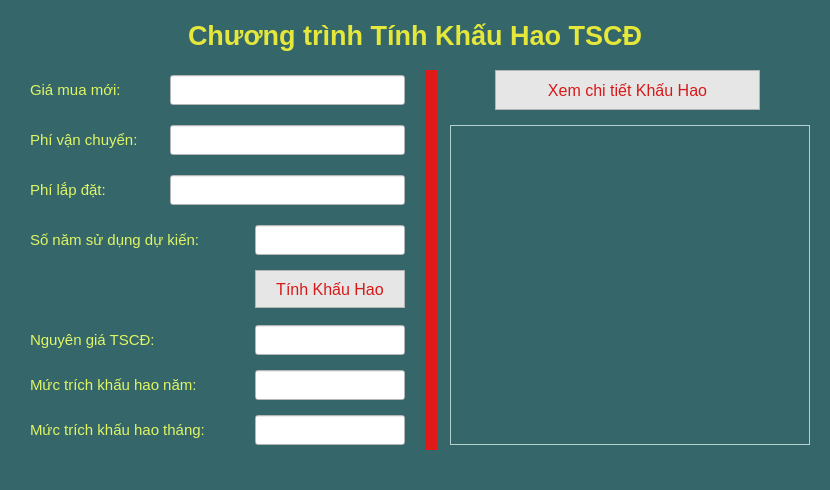
<?xml version="1.0" encoding="UTF-8"?>
<ui version="4.0">
 <class>MainWindow</class>
 <widget class="QMainWindow" name="MainWindow">
  <property name="geometry">
   <rect>
    <x>0</x>
    <y>0</y>
    <width>830</width>
    <height>490</height>
   </rect>
  </property>
  <property name="windowTitle">
   <string>Khấu Hao TSCĐ - Trần Hiếu Kiều Duyên</string>
  </property>
  <property name="styleSheet">
   <string notr="true">background-color: #35676a;</string>
  </property>
  <widget class="QWidget" name="centralwidget">
   <widget class="QLabel" name="labelTitle">
    <property name="geometry">
     <rect>
      <x>20</x>
      <y>15</y>
      <width>790</width>
      <height>40</height>
     </rect>
    </property>
    <property name="font">
     <font>
      <pointsize>20</pointsize>
      <weight>75</weight>
      <bold>true</bold>
     </font>
    </property>
    <property name="styleSheet">
     <string notr="true">color: #e5e83a;</string>
    </property>
    <property name="text">
     <string>Chương trình Tính Khấu Hao TSCĐ</string>
    </property>
    <property name="alignment">
     <set>Qt::AlignCenter</set>
    </property>
   </widget>
   <widget class="QLabel" name="labelGiaMuaMoi">
    <property name="geometry">
     <rect>
      <x>30</x>
      <y>75</y>
      <width>130</width>
      <height>30</height>
     </rect>
    </property>
    <property name="font">
     <font>
      <pointsize>11</pointsize>
      <weight>50</weight>
      <bold>false</bold>
     </font>
    </property>
    <property name="styleSheet">
     <string notr="true">color: #dff565;</string>
    </property>
    <property name="text">
     <string>Giá mua mới:</string>
    </property>
   </widget>
   <widget class="QLineEdit" name="lineEditGiaMuaMoi">
    <property name="geometry">
     <rect>
      <x>170</x>
      <y>75</y>
      <width>235</width>
      <height>30</height>
     </rect>
    </property>
    <property name="font">
     <font>
      <pointsize>12</pointsize>
     </font>
    </property>
    <property name="styleSheet">
     <string notr="true">background-color: rgb(255, 255, 255); color: rgb(0, 0, 0); padding-left: 5px;</string>
    </property>
    <property name="text">
     <string/>
    </property>
   </widget>
   <widget class="QLabel" name="labelPhiVanChuyen">
    <property name="geometry">
     <rect>
      <x>30</x>
      <y>125</y>
      <width>130</width>
      <height>30</height>
     </rect>
    </property>
    <property name="font">
     <font>
      <pointsize>11</pointsize>
     </font>
    </property>
    <property name="styleSheet">
     <string notr="true">color: #dff565;</string>
    </property>
    <property name="text">
     <string>Phí vận chuyển:</string>
    </property>
   </widget>
   <widget class="QLineEdit" name="lineEditPhiVanChuyen">
    <property name="geometry">
     <rect>
      <x>170</x>
      <y>125</y>
      <width>235</width>
      <height>30</height>
     </rect>
    </property>
    <property name="font">
     <font>
      <pointsize>12</pointsize>
     </font>
    </property>
    <property name="styleSheet">
     <string notr="true">background-color: rgb(255, 255, 255); color: rgb(0, 0, 0); padding-left: 5px;</string>
    </property>
    <property name="text">
     <string/>
    </property>
   </widget>
   <widget class="QLabel" name="labelPhiLapDat">
    <property name="geometry">
     <rect>
      <x>30</x>
      <y>175</y>
      <width>130</width>
      <height>30</height>
     </rect>
    </property>
    <property name="font">
     <font>
      <pointsize>11</pointsize>
     </font>
    </property>
    <property name="styleSheet">
     <string notr="true">color: #dff565;</string>
    </property>
    <property name="text">
     <string>Phí lắp đặt:</string>
    </property>
   </widget>
   <widget class="QLineEdit" name="lineEditPhiLapDat">
    <property name="geometry">
     <rect>
      <x>170</x>
      <y>175</y>
      <width>235</width>
      <height>30</height>
     </rect>
    </property>
    <property name="font">
     <font>
      <pointsize>12</pointsize>
     </font>
    </property>
    <property name="styleSheet">
     <string notr="true">background-color: rgb(255, 255, 255); color: rgb(0, 0, 0); padding-left: 5px;</string>
    </property>
    <property name="text">
     <string/>
    </property>
   </widget>
   <widget class="QLabel" name="labelSoNam">
    <property name="geometry">
     <rect>
      <x>30</x>
      <y>225</y>
      <width>215</width>
      <height>30</height>
     </rect>
    </property>
    <property name="font">
     <font>
      <pointsize>11</pointsize>
     </font>
    </property>
    <property name="styleSheet">
     <string notr="true">color: #dff565;</string>
    </property>
    <property name="text">
     <string>Số năm sử dụng dự kiến:</string>
    </property>
   </widget>
   <widget class="QLineEdit" name="lineEditSoNam">
    <property name="geometry">
     <rect>
      <x>255</x>
      <y>225</y>
      <width>150</width>
      <height>30</height>
     </rect>
    </property>
    <property name="font">
     <font>
      <pointsize>12</pointsize>
     </font>
    </property>
    <property name="styleSheet">
     <string notr="true">background-color: rgb(255, 255, 255); color: rgb(0, 0, 0); padding-left: 5px;</string>
    </property>
    <property name="text">
     <string/>
    </property>
   </widget>
   <widget class="QPushButton" name="pushButtonTinhKhauHao">
    <property name="geometry">
     <rect>
      <x>255</x>
      <y>270</y>
      <width>150</width>
      <height>38</height>
     </rect>
    </property>
    <property name="font">
     <font>
      <pointsize>12</pointsize>
      <weight>50</weight>
      <bold>false</bold>
     </font>
    </property>
    <property name="cursor">
     <cursorShape>PointingHandCursor</cursorShape>
    </property>
    <property name="styleSheet">
     <string notr="true">background-color: rgb(230, 230, 230); color: rgb(215, 25, 25); border: 1px solid rgb(180, 180, 180);</string>
    </property>
    <property name="text">
     <string>Tính Khấu Hao</string>
    </property>
   </widget>
   <widget class="QLabel" name="labelNguyenGia">
    <property name="geometry">
     <rect>
      <x>30</x>
      <y>325</y>
      <width>215</width>
      <height>30</height>
     </rect>
    </property>
    <property name="font">
     <font>
      <pointsize>11</pointsize>
     </font>
    </property>
    <property name="styleSheet">
     <string notr="true">color: #dff565;</string>
    </property>
    <property name="text">
     <string>Nguyên giá TSCĐ:</string>
    </property>
   </widget>
   <widget class="QLineEdit" name="lineEditNguyenGia">
    <property name="geometry">
     <rect>
      <x>255</x>
      <y>325</y>
      <width>150</width>
      <height>30</height>
     </rect>
    </property>
    <property name="font">
     <font>
      <pointsize>12</pointsize>
     </font>
    </property>
    <property name="styleSheet">
     <string notr="true">background-color: rgb(255, 255, 255); color: rgb(0, 0, 0); padding-left: 5px;</string>
    </property>
    <property name="readOnly">
     <bool>true</bool>
    </property>
   </widget>
   <widget class="QLabel" name="labelKhauHaoNam">
    <property name="geometry">
     <rect>
      <x>30</x>
      <y>370</y>
      <width>215</width>
      <height>30</height>
     </rect>
    </property>
    <property name="font">
     <font>
      <pointsize>11</pointsize>
     </font>
    </property>
    <property name="styleSheet">
     <string notr="true">color: #dff565;</string>
    </property>
    <property name="text">
     <string>Mức trích khấu hao năm:</string>
    </property>
   </widget>
   <widget class="QLineEdit" name="lineEditKhauHaoNam">
    <property name="geometry">
     <rect>
      <x>255</x>
      <y>370</y>
      <width>150</width>
      <height>30</height>
     </rect>
    </property>
    <property name="font">
     <font>
      <pointsize>12</pointsize>
     </font>
    </property>
    <property name="styleSheet">
     <string notr="true">background-color: rgb(255, 255, 255); color: rgb(0, 0, 0); padding-left: 5px;</string>
    </property>
    <property name="readOnly">
     <bool>true</bool>
    </property>
   </widget>
   <widget class="QLabel" name="labelKhauHaoThang">
    <property name="geometry">
     <rect>
      <x>30</x>
      <y>415</y>
      <width>215</width>
      <height>30</height>
     </rect>
    </property>
    <property name="font">
     <font>
      <pointsize>11</pointsize>
     </font>
    </property>
    <property name="styleSheet">
     <string notr="true">color: #dff565;</string>
    </property>
    <property name="text">
     <string>Mức trích khấu hao tháng:</string>
    </property>
   </widget>
   <widget class="QLineEdit" name="lineEditKhauHaoThang">
    <property name="geometry">
     <rect>
      <x>255</x>
      <y>415</y>
      <width>150</width>
      <height>30</height>
     </rect>
    </property>
    <property name="font">
     <font>
      <pointsize>12</pointsize>
     </font>
    </property>
    <property name="styleSheet">
     <string notr="true">background-color: rgb(255, 255, 255); color: rgb(0, 0, 0); padding-left: 5px;</string>
    </property>
    <property name="readOnly">
     <bool>true</bool>
    </property>
   </widget>
   <widget class="QFrame" name="lineRedBar">
    <property name="geometry">
     <rect>
      <x>425</x>
      <y>70</y>
      <width>12</width>
      <height>380</height>
     </rect>
    </property>
    <property name="styleSheet">
     <string notr="true">background-color: rgb(225, 25, 25); border: none;</string>
    </property>
    <property name="frameShape">
     <enum>QFrame::VLine</enum>
    </property>
    <property name="frameShadow">
     <enum>QFrame::Sunken</enum>
    </property>
   </widget>
   <widget class="QPushButton" name="pushButtonXemChiTiet">
    <property name="geometry">
     <rect>
      <x>495</x>
      <y>70</y>
      <width>265</width>
      <height>40</height>
     </rect>
    </property>
    <property name="font">
     <font>
      <pointsize>12</pointsize>
      <weight>50</weight>
      <bold>false</bold>
     </font>
    </property>
    <property name="cursor">
     <cursorShape>PointingHandCursor</cursorShape>
    </property>
    <property name="styleSheet">
     <string notr="true">background-color: rgb(230, 230, 230); color: rgb(215, 25, 25); border: 1px solid rgb(180, 180, 180);</string>
    </property>
    <property name="text">
     <string>Xem chi tiết Khấu Hao</string>
    </property>
   </widget>
   <widget class="QPlainTextEdit" name="plainTextEditChiTiet">
    <property name="geometry">
     <rect>
      <x>450</x>
      <y>125</y>
      <width>360</width>
      <height>320</height>
     </rect>
    </property>
    <property name="font">
     <font>
      <pointsize>12</pointsize>
     </font>
    </property>
    <property name="styleSheet">
     <string notr="true">background-color: #35676a; color: #dff565; border: 1px solid rgb(180, 210, 210); padding: 5px;</string>
    </property>
    <property name="readOnly">
     <bool>true</bool>
    </property>
   </widget>
  </widget>
 </widget>
 <resources/>
 <connections/>
</ui>
